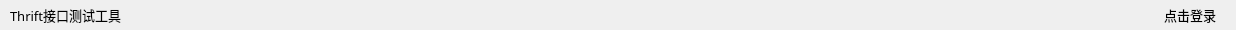
           <widget class="QWidget" name="widget_top_tool" native="true">
            <property name="minimumSize">
             <size>
              <width>0</width>
              <height>30</height>
             </size>
            </property>
            <property name="maximumSize">
             <size>
              <width>16777215</width>
              <height>30</height>
             </size>
            </property>
            <property name="font">
             <font>
              <family>OPPOSans B</family>
              <pointsize>10</pointsize>
             </font>
            </property>
            <property name="styleSheet">
             <string notr="true">#widget_top_tool{
background-color: rgba(20, 30, 36, 150);
}

QToolButton {
	color: rgb(255, 255, 255);
	background-color: rgba(94, 255, 210, 0);
	border: none;
}</string>
            </property>
            <layout class="QHBoxLayout" name="horizontalLayout_13">
             <property name="leftMargin">
              <number>10</number>
             </property>
             <property name="topMargin">
              <number>0</number>
             </property>
             <property name="rightMargin">
              <number>20</number>
             </property>
             <property name="bottomMargin">
              <number>0</number>
             </property>
             <item>
              <widget class="QLabel" name="label_3">
               <property name="font">
                <font>
                 <family>OPPOSans B</family>
                 <pointsize>10</pointsize>
                </font>
               </property>
               <property name="text">
                <string>Thrift接口测试工具</string>
               </property>
              </widget>
             </item>
             <item>
              <widget class="QToolButton" name="toolButton_25">
               <property name="sizePolicy">
                <sizepolicy hsizetype="Fixed" vsizetype="Fixed">
                 <horstretch>0</horstretch>
                 <verstretch>0</verstretch>
                </sizepolicy>
               </property>
               <property name="minimumSize">
                <size>
                 <width>25</width>
                 <height>25</height>
                </size>
               </property>
               <property name="maximumSize">
                <size>
                 <width>25</width>
                 <height>25</height>
                </size>
               </property>
               <property name="styleSheet">
                <string notr="true"/>
               </property>
               <property name="text">
                <string/>
               </property>
               <property name="icon">
                <iconset resource="lib.qrc">
                 <normaloff>:/lib/add1.png</normaloff>:/lib/add1.png</iconset>
               </property>
              </widget>
             </item>
             <item>
              <spacer name="horizontalSpacer_2">
               <property name="orientation">
                <enum>Qt::Horizontal</enum>
               </property>
               <property name="sizeHint" stdset="0">
                <size>
                 <width>953</width>
                 <height>20</height>
                </size>
               </property>
              </spacer>
             </item>
             <item>
              <widget class="QToolButton" name="toolButton_top_back">
               <property name="minimumSize">
                <size>
                 <width>20</width>
                 <height>20</height>
                </size>
               </property>
               <property name="maximumSize">
                <size>
                 <width>20</width>
                 <height>20</height>
                </size>
               </property>
               <property name="text">
                <string/>
               </property>
               <property name="icon">
                <iconset resource="lib.qrc">
                 <normaloff>:/lib/left.png</normaloff>:/lib/left.png</iconset>
               </property>
               <property name="iconSize">
                <size>
                 <width>14</width>
                 <height>14</height>
                </size>
               </property>
              </widget>
             </item>
             <item>
              <widget class="QToolButton" name="toolButton">
               <property name="minimumSize">
                <size>
                 <width>20</width>
                 <height>20</height>
                </size>
               </property>
               <property name="maximumSize">
                <size>
                 <width>20</width>
                 <height>20</height>
                </size>
               </property>
               <property name="styleSheet">
                <string notr="true">border-radius:25px;
</string>
               </property>
               <property name="text">
                <string/>
               </property>
               <property name="icon">
                <iconset resource="lib.qrc">
                 <normaloff>:/lib/login.png</normaloff>:/lib/login.png</iconset>
               </property>
               <property name="iconSize">
                <size>
                 <width>35</width>
                 <height>35</height>
                </size>
               </property>
              </widget>
             </item>
             <item>
              <widget class="QLabel" name="label_2">
               <property name="font">
                <font>
                 <family>OPPOSans B</family>
                 <pointsize>10</pointsize>
                </font>
               </property>
               <property name="text">
                <string>点击登录</string>
               </property>
              </widget>
             </item>
            </layout>
           </widget>
